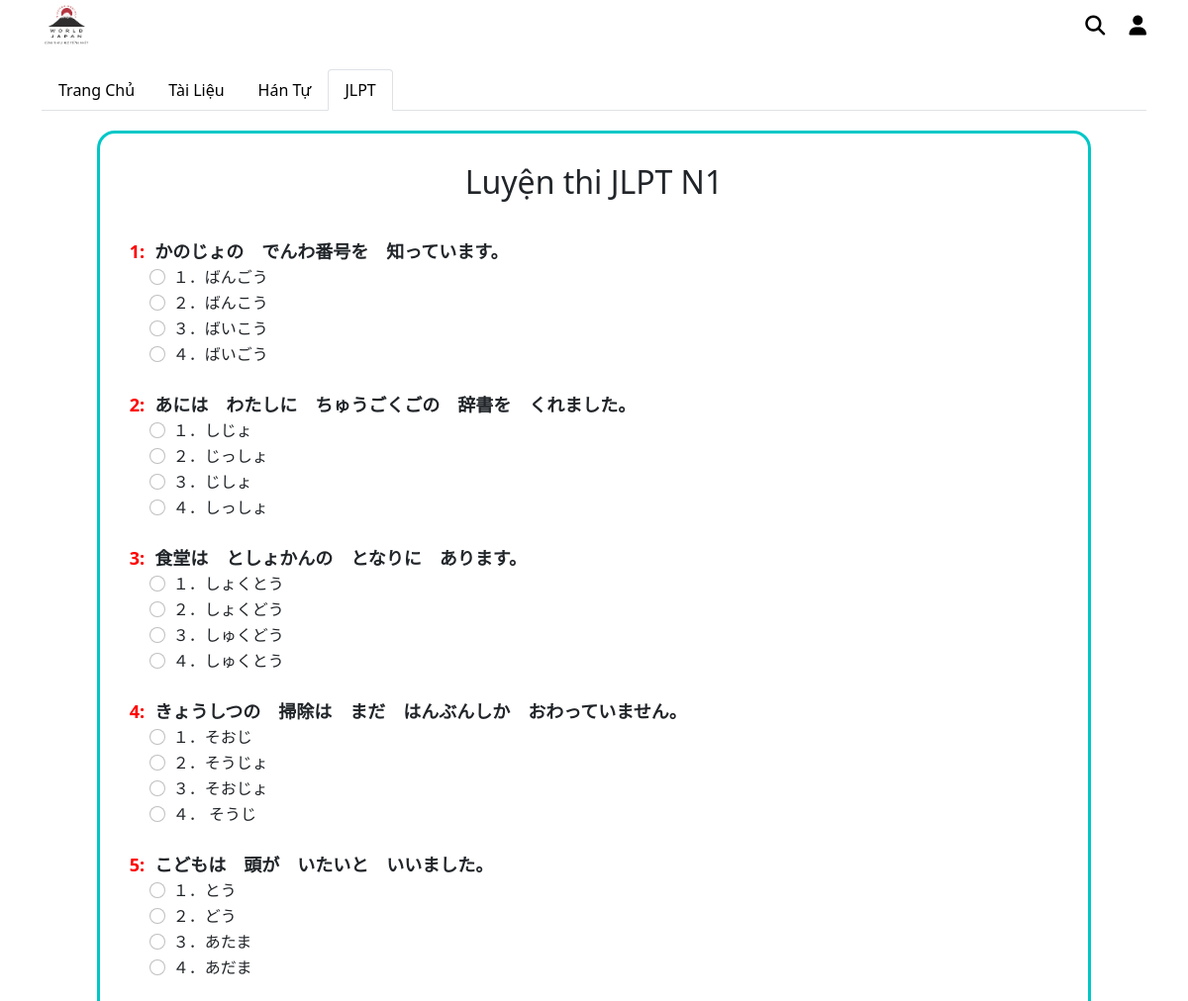
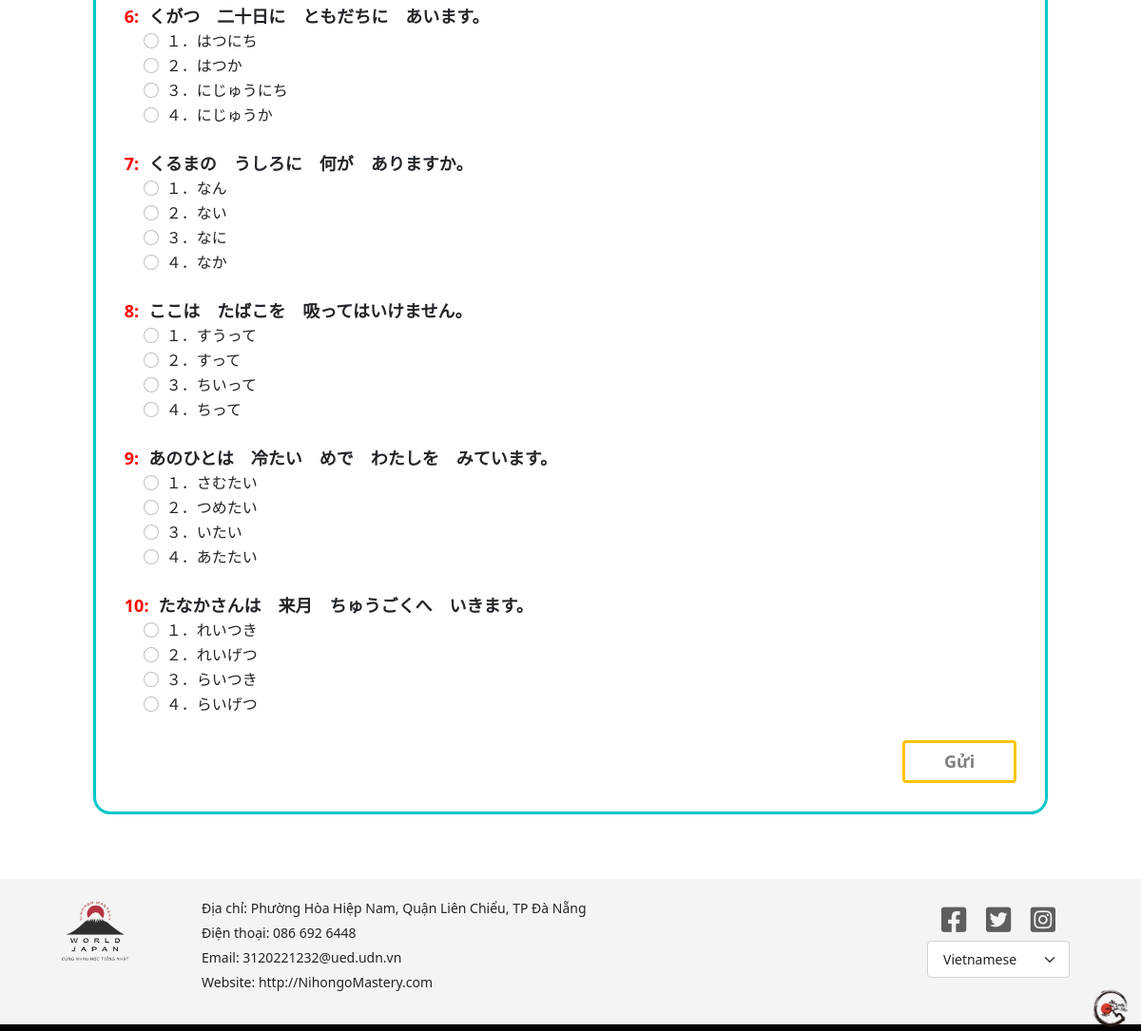
Page /Source/source_JLPT/form_test/form_test_N1.php (signed in) on the committed database (2 pictures, top to bottom).
### tables this page shows
CREATE TABLE formTest(
	test_id INT AUTO_INCREMENT PRIMARY KEY,
	level_test_id INT NOT NULL,
	FOREIGN KEY(level_test_id) REFERENCES level_Test(id),
  question_text TEXT,
  correct_answer TEXT,
  answer_choices_1 TEXT,
  answer_choices_2 TEXT,
  answer_choices_3 TEXT,
	answer_choices_4 TEXT
);

### Source/source_JLPT/form_test/form_test_N1.php (the view, shortened to what this page needs)
<?php
    $localhost = "localhost";
    $username = "root";
    $password = "";
    $dbname = "dacn";
    $conn = new mysqli($localhost, $username, $password, $dbname);
    $user_email = $_SESSION['user_email'];
    $sql_get_user_id = "SELECT user_id FROM userData WHERE user_email = '$user_email'";
    $result_user_id = $conn->query($sql_get_user_id);
    if ($result_user_id->num_rows > 0) {
        $sql_select = "SELECT level_formTest, formTest.test_id, formTest.question_text, formTest.correct_answer, formTest.answer_choices_1, formTest.answer_choices_2, formTest.answer_choices_3, formTest.answer_choices_4
        FROM formtest
        JOIN level_test ON level_test.id = formtest.level_test_id
        WHERE level_formTest = 'N1'";
        $result_form = $conn->query($sql_select);
    } else {
        echo "Không tìm thấy thông tin người dùng.";
    }
?>
<!DOCTYPE html>
<html lang="en">
<head>
    <link rel="stylesheet" href="https://cdnjs.cloudflare.com/ajax/libs/bootstrap/5.0.1/css/bootstrap.min.css" />
    <link rel="stylesheet" href="https://cdnjs.cloudflare.com/ajax/libs/font-awesome/6.1.1/css/all.min.css" />
    <link rel="stylesheet" href="./form_test.css">
</head>
<body>
    <div class="container-xl">
        <div class="row ">
            <div class="col bar">
                <div class="logo">
                    <a href="#">
                        <img src="./../../image/Nihongo_Master_Logo.png" style="width: 50px;" alt="">
                    </a>
                </div>
            </div>
            <div class="col d-flex justify-content-end bar">
                <div class="login_search" style="margin-top: 11px; ">
                    <a href="#" style="color: black; font-size: 20px; margin-right: 20px;"><i class="fas fa-search"></i></a>
                    <a href="./../../user/info/user.php" style="color: black;font-size: 20px;"><i class="fas fa-user"></i></a>
                </div>
            </div>
        </div>
        <div class="row menu">
            <div class="col">
                <ul class="nav nav-tabs" id="myTab" role="tablist">
                    <li class="nav-item" role="presentation">
                        <button class="nav-link" id="Trang_Chu-tab" data-bs-toggle="tab" data-bs-target="#Trang_Chu" type="button" role="tab" aria-controls="Trang_Chu" aria-selected="false">
                            <span style="color: black;">
                                <a style="text-decoration: none; color: black;" href="./../../home.php">Trang Chủ</a>
                            </span>
                        </button>
                    </li>
                    <li class="nav-item" role="presentation">
                        <button class="nav-link" id="Tai_Lieu-tab" data-bs-toggle="tab" data-bs-target="#Tai_Lieu" type="button" role="tab" aria-controls="Tai_Lieu" aria-selected="false">
                            <span style="color: black;">
                                <a style="text-decoration: none; color: black;" href="./../../source_tai_lieu/tailieu.php">Tài Liệu</a>
                            </span>
                        </button>
                    </li>
                    <li class="nav-item" role="presentation">
                        <button class="nav-link" id="Han_Tu-tab" data-bs-toggle="tab" data-bs-target="#Han_Tu" type="button" role="tab" aria-controls="Han_Tu" aria-selected="false">
                            <span style="color: black;">
                                <a style="text-decoration: none; color: black;" href="./../../source_kanji/bo_thu/bo_thu.php">Hán Tự</a>
                            </span>
                        </button>
                    </li>
                    <li class="nav-item" role="presentation">
                        <button class="nav-link active" id="JLPT-tab" data-bs-toggle="tab" data-bs-target="#JLPT" type="button" role="tab" aria-controls="JLPT" aria-selected="true">
                            <span style="color: black;">
                                <a style="text-decoration: none; color: black;" href="./../JLPT_Test.php">JLPT</a>
                            </span>
                        </button>
                    </li>
                </ul>
            </div>
        </div>
        <div class="tab-content">
            <div class="tab-pane active" id="JLPT" role="tabpanel" aria-labelledby="JLPT-tab">
                <div class="container content">
                    <h2 style="text-align: center; padding-bottom: 30px;" >Luyện thi JLPT N1</h2>
                    <form action="<?php echo htmlspecialchars($_SERVER['PHP_SELF']); ?>" method="post">
                        <?php $stt = 0; while ($row = $result_form->fetch_assoc()): ?>
                            <div class="question" >
                                <div class="stt">
                                    <?php $stt++; echo $stt . ":"; ?>
                                </div>
                                <div class="text_question">
                                    <?php echo $row["question_text"] ?>
                                </div>
                            </div>
                            <div class="form-check col-3">
                                <input class="form-check-input" type="radio" name="answer[<?php echo $row['test_id']; ?>]" id="answer_<?php echo $stt; ?>_1" value="<?php echo $row["answer_choices_1"]; ?>">
                                <label class="form-check-label" for="answer_<?php echo $stt; ?>_1">
                                    <?php echo $row["answer_choices_1"] ?>
                                </label>
                            </div>
                            <div class="form-check col-3">
                                <input class="form-check-input" type="radio" name="answer[<?php echo $row['test_id']; ?>]" id="answer_<?php echo $stt; ?>_2" value="<?php echo $row["answer_choices_2"]; ?>">
                                <label class="form-check-label" for="answer_<?php echo $stt; ?>_2">
                                    <?php echo $row["answer_choices_2"] ?>
                                </label>
                            </div>
                            <div class="form-check col-3">
                                <input class="form-check-input" type="radio" name="answer[<?php echo $row['test_id']; ?>]" id="answer_<?php echo $stt; ?>_3" value="<?php echo $row["answer_choices_3"]; ?>">
                                <label class="form-check-label" for="answer_<?php echo $stt; ?>_3">
                                    <?php echo $row["answer_choices_3"] ?>
                                </label>
                            </div>
                            <div class="form-check col-3">
                                <input class="form-check-input" type="radio" name="answer[<?php echo $row['test_id']; ?>]" id="answer_<?php echo $stt; ?>_4" value="<?php echo $row["answer_choices_4"]; ?>">
                                <label class="form-check-label" for="answer_<?php echo $stt; ?>_4">
                                    <?php echo $row["answer_choices_4"] ?>
                                </label>
                            </div>
                            <br>
                        <?php endwhile; ?>
                        <span style="display: flex; justify-content: end;">
                            <button type="submit" name="submit_test" class="btn btn-primary submit">Gửi</button>
                        </span>
                    </form>
                </div>
            </div>
        </div>
    </div>
    <br><br>
    <div class="container-fluid Information">
        <div class="row">
            <div class="col-2 infocomment">
                <div class="logo">
                    <a href="#">
                        <img src="./../../image/Nihongo_Master_Logo.png" style="width: 80px;" alt="">
                    </a>
                </div>
            </div>
            <div class="col-7 infocomment" style="text-align: start;">
                <div class="item_info">
                    Địa chỉ: Phường Hòa Hiệp Nam, Quận Liên Chiểu, TP Đà Nẵng
                </div>
                <div class="item_info">
                    Điện thoại: 086 692 6448
                </div>
                <div class="item_info">
                    Email: 3120221232@ued.udn.vn
                </div>
                <div class="item_info">
                    Website: http://NihongoMastery.com
                </div>
            </div>
            <div class="col-3">
                <div style="display: flex; margin: auto;  width: 120px; justify-content: space-between;">
                    <div class="item_logo">
                        <a href="#"><i class="fab fa-facebook-square"></i></a>
                    </div>
                    <div class="item_logo">
                        <a href="#"><i class="fab fa-twitter-square"></i></a>
                    </div>
                    <div class="item_logo">
                        <a href="#"><i class="fab fa-instagram-square"></i>
                        </a>
                    </div>
                </div>
                <div style="width: 150px; margin: 0 auto;">
                    <select class="form-select form-select-lg " name="" id="" style="font-size: 14px;">
                        <option value="vn" selected>Vietnamese</option>
                    </select>
                </div>
            </div>
            <div class="logo_bar">
                <img src="./../../image/image_bg/Bar background.png" alt="">
            </div>
        </div>
    </div>
</body>
</html>

### Source/source_JLPT/form_test/form_test.css (style rules this page uses)
* { margin: 0; padding: 0; font-family: 'Segoe UI', Tahoma, Geneva, Verdana, sans-serif; }
:root { --font-size_menu: 16px; --font-size_header: 18px; --font-size_text: 16px; --font-size_item_menu: 14px; --font-size_item_comment: 14px; --color-text_grey_1: rgb(142, 142, 142); --color-text_white_1: rgb(255, 255, 255); --color-text_navy: navy; --color-bg-grey_1:rgb(115, 115, 115); --color-bg-grey_2:rgb(233, 233, 233); --color-bg-blue_1:rgb(0, 199, 199); --color-boder_1:rgb(255, 196, 0); --border-radius: 8px; --border-radius_1: 28px; --list_menu:rgb(0, 0, 255); }
.bar { height: 50px; }
.menu { margin-top: 20px; font-size: var(--font-size_menu); }
.content { width: 90%; margin: 20px auto; padding:30px; border: 3px solid var(--color-bg-blue_1); border-radius: 18px; }
.content .question { display: flex; font-size: 18px; font-weight: bold; }
.content .question .stt { padding-right: 10px; color: red; }
.content .form-check { margin-left: 20px; }
.content .submit { color: grey; font-weight: bold; width: 120px; font-size: 18px; background-color: white; border: 3px solid var(--color-boder_1); }
.Information { background-color: rgb(244, 244, 244); text-align: center; border-bottom: 7px solid black; height: 160px; }
.Information .infocomment { padding-top: 15px; }
.Information .item_info { padding-top: 5px; font-size: var(--font-size_item_comment); }
.Information .item_logo { padding-top: 20px; font-size: 30px; }
.Information .item_logo i { color: rgba(0, 0, 0, 0.616); }
.Information .logo_bar { width: 100%; display: flex; justify-content: end; }
.Information .logo_bar img { width: 40px; margin-top: -7px; }

### rows in the picture
formtest: question_text "かのじょの でんわ番号を 知っています。", answer_choices_1 "１．ばんごう", answer_choices_2 "２．ばんこう", answer_choices_3 "３．ばいこう", answer_choices_4 "４．ばいごう"
formtest: question_text "あには わたしに ちゅうごくごの 辞書を くれました。", answer_choices_1 "１．しじょ", answer_choices_2 "２．じっしょ", answer_choices_3 "３．じしょ", answer_choices_4 "４．しっしょ"
formtest: question_text "食堂は としょかんの となりに あります。", answer_choices_1 "１．しょくとう", answer_choices_2 "２．しょくどう", answer_choices_3 "３．しゅくどう", answer_choices_4 "４．しゅくとう"
formtest: question_text "きょうしつの 掃除は まだ はんぶんしか おわっていません。", answer_choices_1 "１．そおじ", answer_choices_2 "２．そうじょ", answer_choices_3 "３．そおじょ", answer_choices_4 "４． そうじ"
formtest: question_text "こどもは 頭が いたいと いいました。", answer_choices_1 "１．とう", answer_choices_2 "２．どう", answer_choices_3 "３．あたま", answer_choices_4 "４．あだま"
formtest: question_text "くがつ 二十日に ともだちに あいます。", answer_choices_1 "１．はつにち", answer_choices_2 "２．はつか", answer_choices_3 "３．にじゅうにち", answer_choices_4 "４．にじゅうか"
formtest: question_text "くるまの うしろに 何が ありますか。", answer_choices_1 "１．なん", answer_choices_2 "２．ない", answer_choices_3 "３．なに", answer_choices_4 "４．なか"
formtest: question_text "ここは たばこを 吸ってはいけません。", answer_choices_1 "１．すうって", answer_choices_2 "２．すって", answer_choices_3 "３．ちいって", answer_choices_4 "４．ちって"
formtest: question_text "あのひとは 冷たい めで わたしを みています。", answer_choices_1 "１．さむたい", answer_choices_2 "２．つめたい", answer_choices_3 "３．いたい", answer_choices_4 "４．あたたい"
formtest: question_text "たなかさんは 来月 ちゅうごくへ いきます。", answer_choices_1 "１．れいつき", answer_choices_2 "２．れいげつ", answer_choices_3 "３．らいつき", answer_choices_4 "４．らいげつ"
